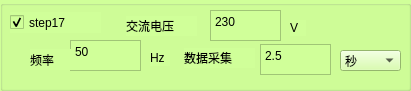
  <widget class="QGroupBox" name="groupBox_16">
   <property name="geometry">
    <rect>
     <x>830</x>
     <y>690</y>
     <width>411</width>
     <height>91</height>
    </rect>
   </property>
   <property name="styleSheet">
    <string notr="true">background-color:rgb(208, 255, 153)</string>
   </property>
   <property name="title">
    <string/>
   </property>
   <widget class="QLabel" name="label_135">
    <property name="geometry">
     <rect>
      <x>184</x>
      <y>48</y>
      <width>71</width>
      <height>20</height>
     </rect>
    </property>
    <property name="text">
     <string>数据采集</string>
    </property>
   </widget>
   <widget class="QLabel" name="label_157">
    <property name="geometry">
     <rect>
      <x>126</x>
      <y>16</y>
      <width>71</width>
      <height>20</height>
     </rect>
    </property>
    <property name="text">
     <string>交流电压</string>
    </property>
   </widget>
   <widget class="QCheckBox" name="checkBox_S17">
    <property name="geometry">
     <rect>
      <x>10</x>
      <y>12</y>
      <width>91</width>
      <height>21</height>
     </rect>
    </property>
    <property name="text">
     <string>step17</string>
    </property>
    <property name="checked">
     <bool>true</bool>
    </property>
   </widget>
   <widget class="QTextEdit" name="textEdit_S17_AC_VOLT">
    <property name="geometry">
     <rect>
      <x>210</x>
      <y>10</y>
      <width>71</width>
      <height>31</height>
     </rect>
    </property>
    <property name="html">
     <string>&lt;!DOCTYPE HTML PUBLIC &quot;-//W3C//DTD HTML 4.0//EN&quot; &quot;http://www.w3.org/TR/REC-html40/strict.dtd&quot;&gt;
&lt;html&gt;&lt;head&gt;&lt;meta name=&quot;qrichtext&quot; content=&quot;1&quot; /&gt;&lt;style type=&quot;text/css&quot;&gt;
p, li { white-space: pre-wrap; }
&lt;/style&gt;&lt;/head&gt;&lt;body style=&quot; font-family:'SimSun'; font-size:9pt; font-weight:400; font-style:normal;&quot;&gt;
&lt;p style=&quot; margin-top:0px; margin-bottom:0px; margin-left:0px; margin-right:0px; -qt-block-indent:0; text-indent:0px;&quot;&gt;230&lt;/p&gt;&lt;/body&gt;&lt;/html&gt;</string>
    </property>
   </widget>
   <widget class="QLabel" name="label_158">
    <property name="geometry">
     <rect>
      <x>290</x>
      <y>20</y>
      <width>16</width>
      <height>16</height>
     </rect>
    </property>
    <property name="text">
     <string>V</string>
    </property>
   </widget>
   <widget class="QLabel" name="label_169">
    <property name="geometry">
     <rect>
      <x>150</x>
      <y>50</y>
      <width>20</width>
      <height>16</height>
     </rect>
    </property>
    <property name="text">
     <string>Hz</string>
    </property>
   </widget>
   <widget class="QTextEdit" name="textEdit_S17_AC_FR">
    <property name="geometry">
     <rect>
      <x>70</x>
      <y>40</y>
      <width>71</width>
      <height>31</height>
     </rect>
    </property>
    <property name="html">
     <string>&lt;!DOCTYPE HTML PUBLIC &quot;-//W3C//DTD HTML 4.0//EN&quot; &quot;http://www.w3.org/TR/REC-html40/strict.dtd&quot;&gt;
&lt;html&gt;&lt;head&gt;&lt;meta name=&quot;qrichtext&quot; content=&quot;1&quot; /&gt;&lt;style type=&quot;text/css&quot;&gt;
p, li { white-space: pre-wrap; }
&lt;/style&gt;&lt;/head&gt;&lt;body style=&quot; font-family:'SimSun'; font-size:9pt; font-weight:400; font-style:normal;&quot;&gt;
&lt;p style=&quot; margin-top:0px; margin-bottom:0px; margin-left:0px; margin-right:0px; -qt-block-indent:0; text-indent:0px;&quot;&gt;50&lt;/p&gt;&lt;/body&gt;&lt;/html&gt;</string>
    </property>
   </widget>
   <widget class="QLabel" name="label_173">
    <property name="geometry">
     <rect>
      <x>30</x>
      <y>49</y>
      <width>41</width>
      <height>21</height>
     </rect>
    </property>
    <property name="text">
     <string>频率</string>
    </property>
   </widget>
   <widget class="QTextEdit" name="textEdit_S17_TIME">
    <property name="geometry">
     <rect>
      <x>260</x>
      <y>44</y>
      <width>71</width>
      <height>31</height>
     </rect>
    </property>
    <property name="html">
     <string>&lt;!DOCTYPE HTML PUBLIC &quot;-//W3C//DTD HTML 4.0//EN&quot; &quot;http://www.w3.org/TR/REC-html40/strict.dtd&quot;&gt;
&lt;html&gt;&lt;head&gt;&lt;meta name=&quot;qrichtext&quot; content=&quot;1&quot; /&gt;&lt;style type=&quot;text/css&quot;&gt;
p, li { white-space: pre-wrap; }
&lt;/style&gt;&lt;/head&gt;&lt;body style=&quot; font-family:'SimSun'; font-size:9pt; font-weight:400; font-style:normal;&quot;&gt;
&lt;p style=&quot; margin-top:0px; margin-bottom:0px; margin-left:0px; margin-right:0px; -qt-block-indent:0; text-indent:0px;&quot;&gt;2.5&lt;/p&gt;&lt;/body&gt;&lt;/html&gt;</string>
    </property>
   </widget>
   <widget class="QComboBox" name="comboBox_S17_TIME">
    <property name="geometry">
     <rect>
      <x>340</x>
      <y>50</y>
      <width>61</width>
      <height>21</height>
     </rect>
    </property>
    <item>
     <property name="text">
      <string>秒</string>
     </property>
    </item>
    <item>
     <property name="text">
      <string>毫秒</string>
     </property>
    </item>
    <item>
     <property name="text">
      <string>分钟</string>
     </property>
    </item>
   </widget>
  </widget>
